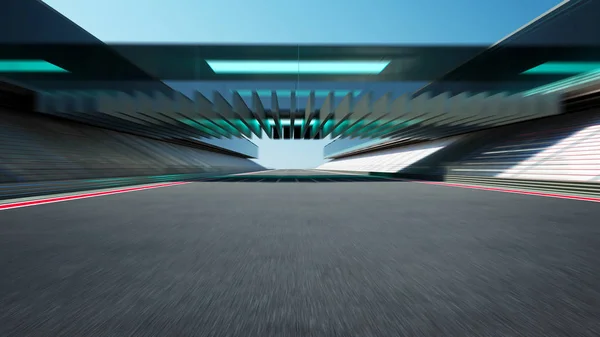
#> input picture Road/test2.jpg, 600 x 337 px; its folder holds only this picture in this run
$ python -i utils.py   (imports and definitions only)   (older library calls are emulated)
#> lines starting #> are read from the running program, lines starting #| are printed output that depends on the picture; after the words box and inside, x2 and y2 are one past the last pixel; in counts of white or black regions, pixels touching at a corner belong together
#> further down, picture is the input picture: shape (337, 600, 3); mean B, G, R 102.8, 95, 74
import numpy as np
import cv2
import pickle


def nothing(x):
    pass


# [7 lines left out: function undistort, not called in this run]


def colorFilter(img):
    hsv = cv2.cvtColor(img, cv2.COLOR_BGR2HSV)
    lowerYellow = np.array([18, 94, 140])
    upperYellow = np.array([48, 255, 255])
    lowerWhite = np.array([0, 0, 200])
    upperWhite = np.array([255, 255, 255])
    maskedWhite = cv2.inRange(hsv, lowerWhite, upperWhite)
    maskedYellow = cv2.inRange(hsv, lowerYellow, upperYellow)
    combinedImage = cv2.bitwise_or(maskedWhite, maskedYellow)
    return combinedImage


def thresholding(img):
    imgGray = cv2.cvtColor(img, cv2.COLOR_BGR2GRAY)
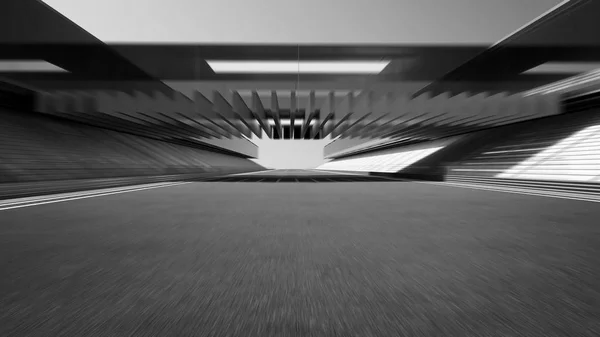
#> imgGray: shape (337, 600); min 0, max 255, mean 89.5
    kernel = np.ones((5, 5))
    imgBlur = cv2.GaussianBlur(imgGray, (5, 5), 0)
    imgCanny = cv2.Canny(imgBlur, 50, 100)
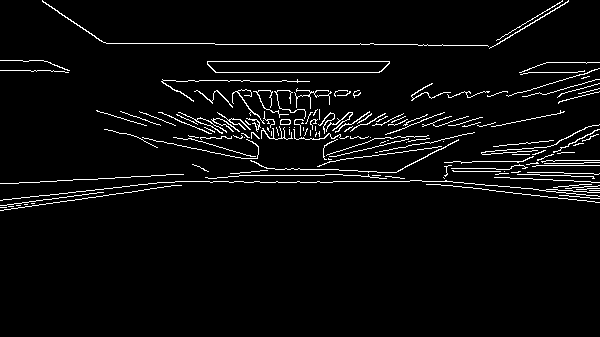
#> imgCanny: shape (337, 600); 4.1% white in thin lines or dots, all inside (x1, y1, x2, y2) = (0, 0, 600, 211)
    # imgClose = cv2.morphologyEx(imgCanny, cv2.MORPH_CLOSE, np.ones((10,10)))
    imgDial = cv2.dilate(imgCanny, kernel, iterations=1)
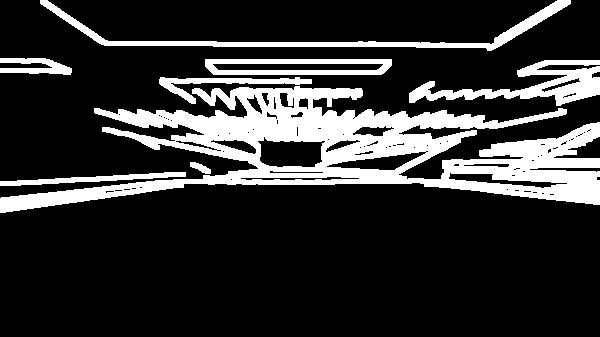
#> imgDial: shape (337, 600); 19.5% white; 8 white regions, largest, box (x1, y1, x2, y2) and area: (0, 86, 600, 213) 27871, (40, 0, 571, 51) 3378, (409, 60, 600, 106) 3280
    imgErode = cv2.erode(imgDial, kernel, iterations=1)
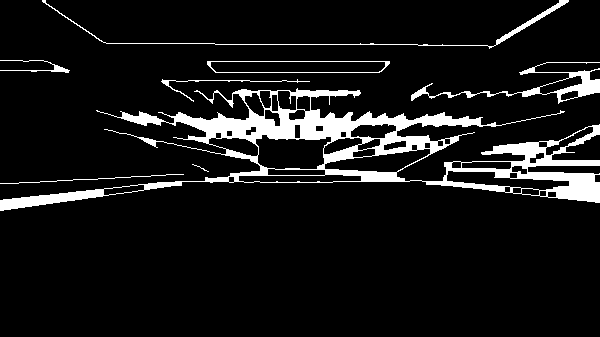
#> imgErode: shape (337, 600); 8.9% white; 8 white regions (1 under 20 px), largest, box (x1, y1, x2, y2) and area: (0, 88, 600, 211) 14733, (411, 62, 600, 104) 1282, (42, 0, 569, 49) 902

    imgColor = colorFilter(img)
#> in colorFilter, `hsv = cv2.cvtColor(img, cv2.COLOR_BGR2HSV)`: hsv: shape (337, 600, 3); mean H, S, V 97, 79.8, 103.9
#> in colorFilter, `maskedWhite = cv2.inRange(hsv, lowerWhite, upperWhite)`:
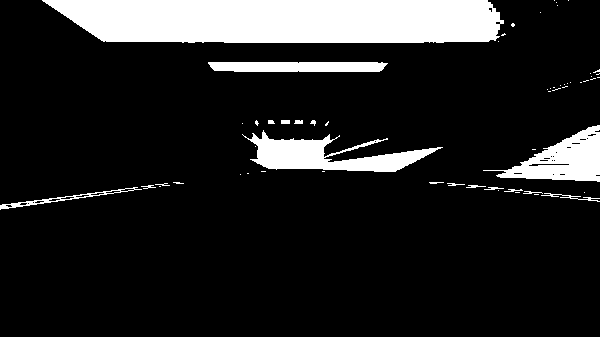
#> maskedWhite: shape (337, 600); 13.6% white; 59 white regions (41 under 20 px), largest, box (x1, y1, x2, y2) and area: (42, 0, 504, 43) 18057, (242, 130, 443, 172) 3683, (483, 125, 600, 182) 3078
#> in colorFilter, `maskedYellow = cv2.inRange(hsv, lowerYellow, upperYellow)`: maskedYellow: shape (337, 600); every value is 0
    combinedImage = cv2.bitwise_or(imgColor, imgErode)
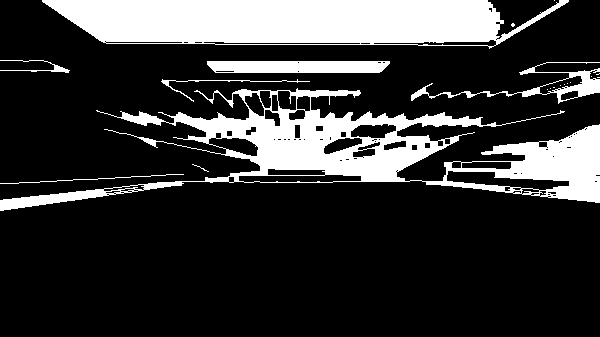
#> combinedImage: shape (337, 600); 21.2% white; 20 white regions (13 under 20 px), largest, box (x1, y1, x2, y2) and area: (0, 88, 600, 211) 19842, (42, 0, 569, 49) 18929, (207, 61, 390, 73) 2089

    return combinedImage, imgCanny, imgColor


# [103 lines left out: functions initializeTrackbars, valTrackbars, drawPoints, pipeline, perspective_warp, inv_perspective_warp, not called in this run]


def get_hist(img):
    hist = np.sum(img[img.shape[0] // 2 :, :], axis=0)
    return hist


left_a, left_b, left_c = [], [], []
right_a, right_b, right_c = [], [], []


# [284 lines left out: functions sliding_window, get_curve, draw_lanes, textDisplay, stackImages, drawLines, not called in this run]

>>> import cv2
>>> picture = cv2.imread('test2.jpg')
>>> result = thresholding(picture)
